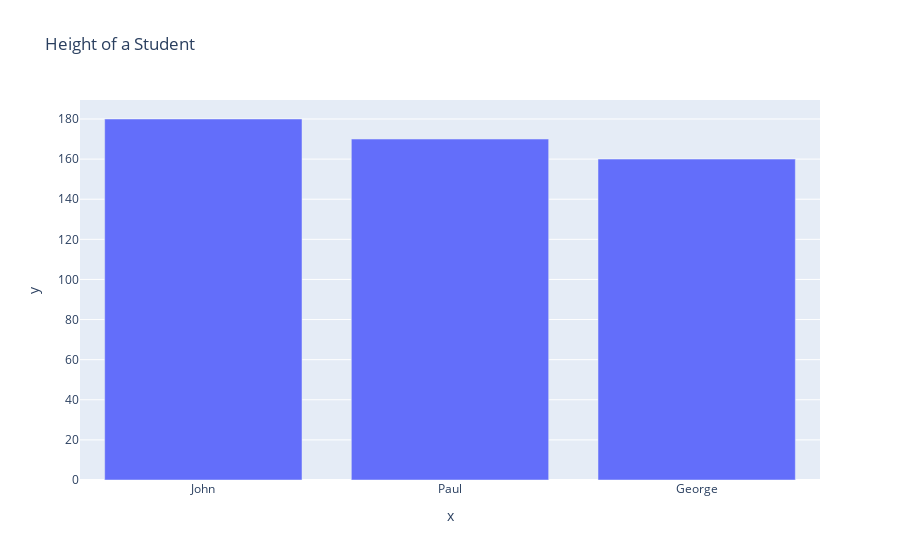

The notebook cell saved with this chart:
### Code cell
names = ["John", "Paul", "George"]
heights = [180, 170, 160]
# import library
import plotly.express as px
fig = px.bar(x=names, y=heights, title='Height of a Student')
# display plot
fig.show()
# save plot in png
fig.write_image("./output/plot.png")

# save as standAlone HTML file
fig.write_html("./output/plot.html")

### Figure 1 — Plotly figure (JSON) as saved in the notebook; plotly's stock layout.template omitted (floating-point values rounded to 4 significant figures)
{"data": [{"alignmentgroup": "True", "hovertemplate": "x=%{x}<br>y=%{y}<extra></extra>", "legendgroup": "", "marker": {"color": "#636efa", "pattern": {"shape": ""}}, "name": "", "offsetgroup": "", "orientation": "v", "showlegend": false, "textposition": "auto", "type": "bar", "x": ["John", "Paul", "George"], "xaxis": "x", "y": [180, 170, 160], "yaxis": "y"}], "layout": {"barmode": "relative", "legend": {"tracegroupgap": 0}, "title": {"text": "Height of a Student"}, "xaxis": {"anchor": "y", "domain": [0, 1], "title": {"text": "x"}}, "yaxis": {"anchor": "x", "domain": [0, 1], "title": {"text": "y"}}}}
